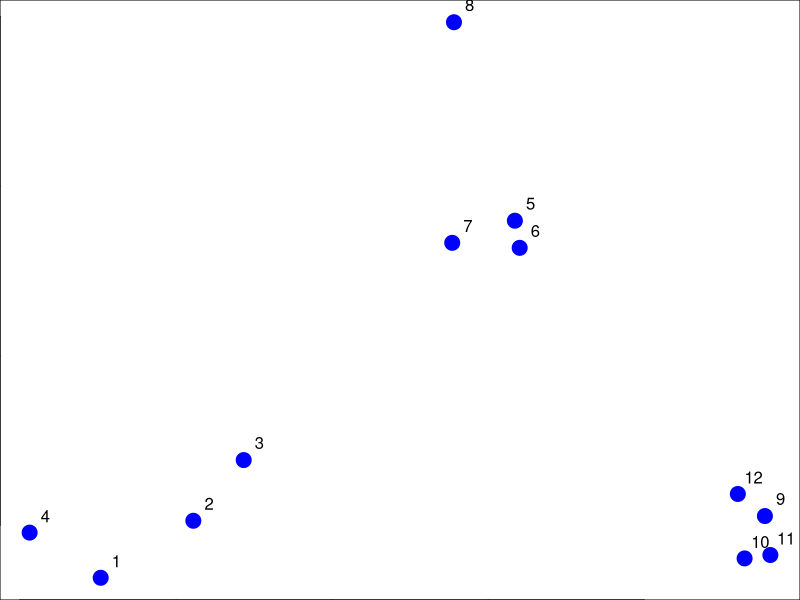
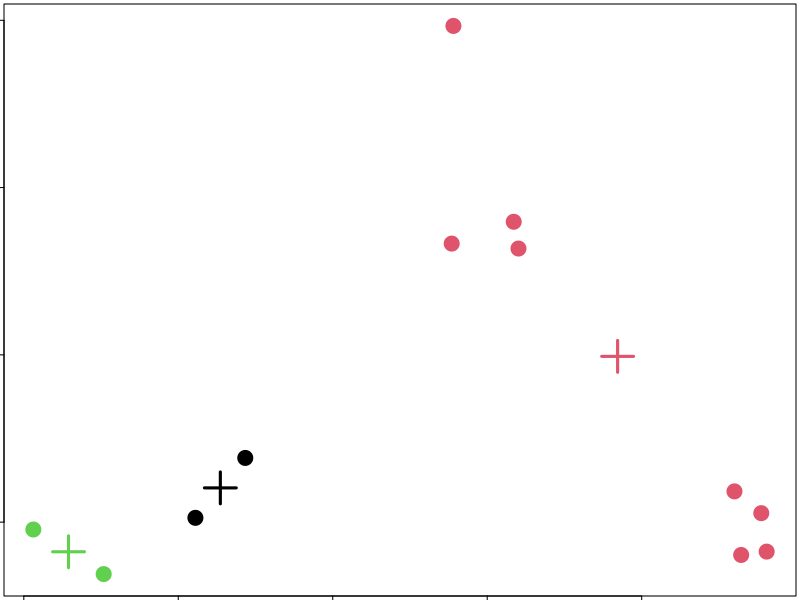
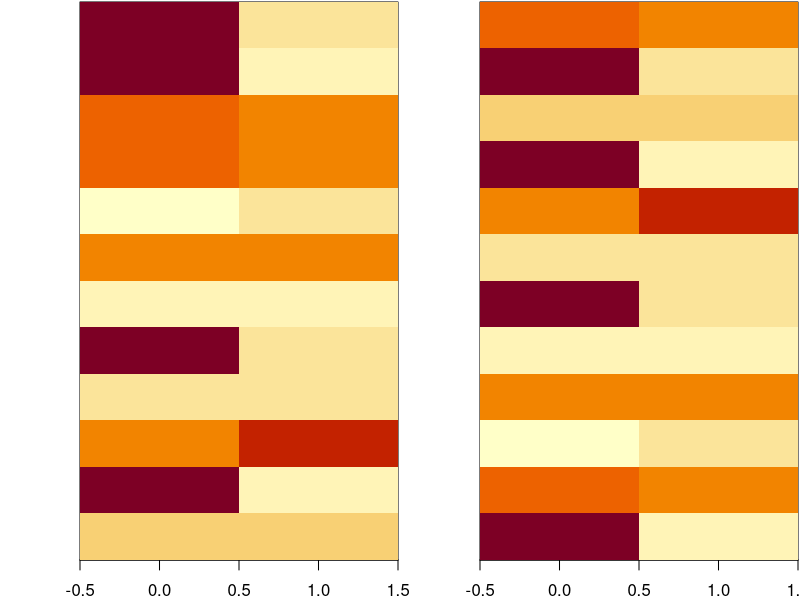

Write R code to recreate these figures, in order.
## example
set.seed(1234); par(mar = c(0, 0, 0, 0))
x <- rnorm(12, mean = rep(1:3, each = 4), sd = 0.2)
y <- rnorm(12, mean = rep(c(1, 2, 1), each = 4), sd = 0.2)
plot(x, y, col = "blue", pch = 19, cex = 2)
text(x + 0.05, y + 0.05, labels = as.character(1:12))

## kmeans
dataFrame <- data.frame(x, y)
kmeansObj <- kmeans(dataFrame, centers = 3)
names(kmeansObj)
kmeansObj$cluster

par(mar = rep(0.2, 4))
plot(x, y, col = kmeansObj$cluster, pch = 19, cex = 2)
points(kmeansObj$centers, col = 1:3, pch = 3, cex = 3, lwd = 3)

## heatmaps
set.seed(1234)
dataMatrix <- as.matrix(dataFrame)[sample(1:12), ]
kmeansObj2 <- kmeans(dataMatrix, centers = 3)
par(mfrow = c(1, 2), mar = c(2, 4, 0.1, 0.1))
image(t(dataMatrix)[, nrow(dataMatrix):1], yaxt = "n")
image(t(dataMatrix)[, order(kmeansObj$cluster)], yaxt = "n")

